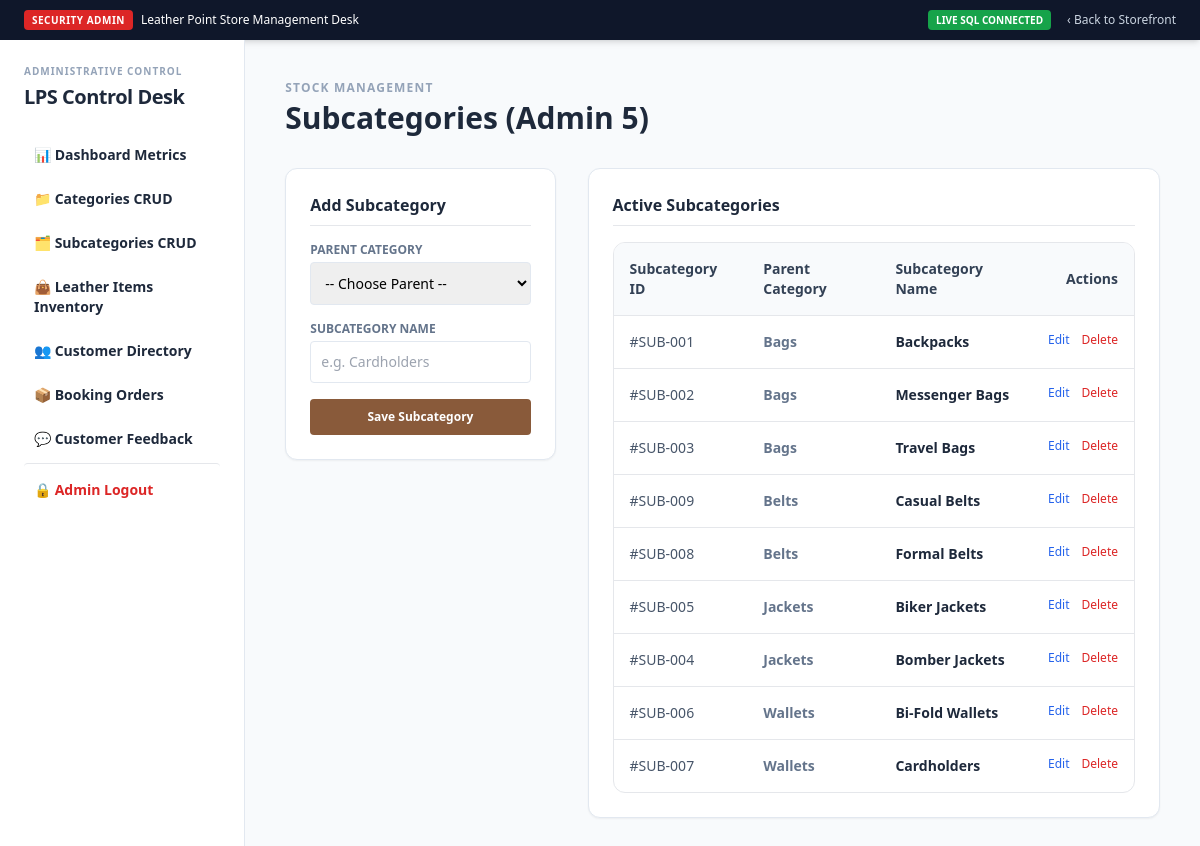
The app's page /admin/subcategories.php (signed in) with its own data.
### tables this page shows
CREATE TABLE `subcategories` (
  `id` int(11) NOT NULL,
  `category_id` int(11) NOT NULL,
  `name` varchar(100) NOT NULL,
  `created_at` timestamp NOT NULL DEFAULT current_timestamp()
);

CREATE TABLE `categories` (
  `id` int(11) NOT NULL,
  `name` varchar(100) NOT NULL,
  `created_at` timestamp NOT NULL DEFAULT current_timestamp()
);

### classes/Product.php (called while the page is built, shortened)
<?php
class Product {
    private $conn;
    public function __construct($db) {
        $this->conn = $db;
    }
    public function getSubcategories() {
        $query = "SELECT s.*, c.name as category_name FROM subcategories s
                  JOIN categories c ON s.category_id = c.id
                  ORDER BY c.name ASC, s.name ASC";
        $stmt = $this->conn->prepare($query);
        $stmt->execute();
        return $stmt->fetchAll();
    }
}
?>

### admin/subcategories.php (the view, shortened to what this page needs)
<?php
require_once "includes/header.php";
if ($db_connected) {
    $subcategories = $productObj->getSubcategories();
}
$edit_sub = null;
?>
<div class="space-y-8">
    <div>
        <span class="text-xs font-bold text-slate-400 uppercase tracking-widest block mb-1">Stock Management</span>
        <h1 class="text-3xl font-black text-slate-800">Subcategories (Admin 5)</h1>
    </div>
    <div class="grid grid-cols-1 md:grid-cols-3 gap-8">
        <div class="md:col-span-1 bg-white p-6 rounded-xl border border-slate-200 shadow-sm self-start">
            <h3 class="font-bold text-slate-800 border-b pb-2 mb-4">
                <?php echo $edit_sub ? 'Update Subcategory' : 'Add Subcategory'; ?>
            </h3>
            <form action="subcategories.php" method="POST" class="space-y-4">
                <div>
                    <label class="block text-xs font-semibold text-slate-500 mb-1">PARENT CATEGORY</label>
                    <select name="category_id" required class="w-full text-sm border border-slate-200 rounded p-2.5 focus:ring-1 focus:ring-leather-500 outline-none">
                        <option value="">-- Choose Parent --</option>
                    </select>
                </div>
                <div>
                    <label class="block text-xs font-semibold text-slate-500 mb-1">SUBCATEGORY NAME</label>
                    <input type="text" name="name" required value="<?php echo $edit_sub ? htmlspecialchars($edit_sub['name']) : ''; ?>" placeholder="e.g. Cardholders" class="w-full text-sm border border-slate-200 rounded p-2.5 focus:ring-1 focus:ring-leather-500 outline-none">
                </div>
                <div class="flex gap-2">
                    <button type="submit" class="flex-grow bg-leather-700 hover:bg-leather-800 text-white font-bold text-xs py-2.5 rounded transition">
                        <?php echo $edit_sub ? 'Update Subcategory' : 'Save Subcategory'; ?>
                    </button>
                </div>
            </form>
        </div>
        <div class="md:col-span-2 bg-white p-6 rounded-xl border border-slate-200 shadow-sm">
            <h3 class="font-bold text-slate-800 border-b pb-2 mb-4">Active Subcategories</h3>
            <div class="border rounded-xl overflow-hidden">
                <table class="w-full text-left text-sm">
                    <thead class="bg-slate-50 font-bold text-slate-700 border-b">
                        <tr>
                            <th class="p-4">Subcategory ID</th>
                            <th class="p-4">Parent Category</th>
                            <th class="p-4">Subcategory Name</th>
                            <th class="p-4 text-right">Actions</th>
                        </tr>
                    </thead>
                    <tbody class="divide-y text-slate-600">
                        <?php if (empty($subcategories)): ?>
                            <tr>
                                <td colspan="4" class="p-4 text-center text-slate-400">No subcategories active.</td>
                            </tr>
                        <?php else: ?>
                            <?php foreach($subcategories as $sub): ?>
                                <tr>
                                    <td class="p-4">#SUB-<?php echo str_pad($sub['id'], 3, "0", STR_PAD_LEFT); ?></td>
                                    <td class="p-4 font-semibold text-slate-500"><?php echo htmlspecialchars($sub['category_name']); ?></td>
                                    <td class="p-4 font-bold text-slate-800"><?php echo htmlspecialchars($sub['name']); ?></td>
                                    <td class="p-4 text-right flex justify-end gap-3 text-xs">
                                        <a href="subcategories.php?edit_id=<?php echo $sub['id']; ?>" class="text-blue-600 hover:underline">Edit</a>
                                        <a href="subcategories.php?delete_id=<?php echo $sub['id']; ?>" onclick="return confirm('Are you sure you want to delete this subcategory?');" class="text-red-600 hover:underline">Delete</a>
                                    </td>
                                </tr>
                            <?php endforeach; ?>
                        <?php endif; ?>
                    </tbody>
                </table>
            </div>
        </div>
    </div>
</div>
<?php require_once "includes/footer.php"; ?>

### records on screen
subcategories: id "001", category.name "Bags", name "Backpacks"
subcategories: id "002", category.name "Bags", name "Messenger Bags"
subcategories: id "003", category.name "Bags", name "Travel Bags"
subcategories: id "009", category.name "Belts", name "Casual Belts"
subcategories: id "008", category.name "Belts", name "Formal Belts"
subcategories: id "005", category.name "Jackets", name "Biker Jackets"
subcategories: id "004", category.name "Jackets", name "Bomber Jackets"
subcategories: id "006", category.name "Wallets", name "Bi-Fold Wallets"
subcategories: id "007", category.name "Wallets", name "Cardholders"
